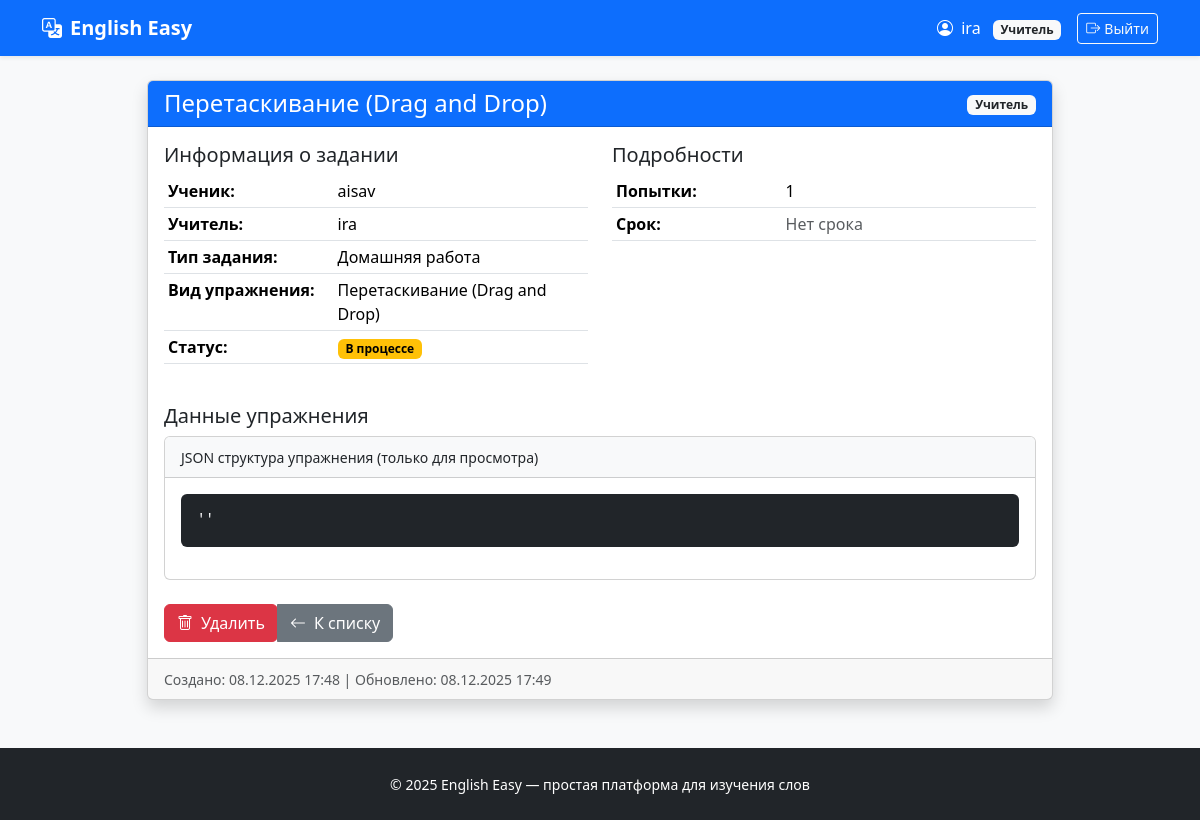
Screenshot of /exercises/detail/37/ (signed in) with the database file from the repository.
### users/models.py (models this page shows, shortened)
class User(AbstractUser):
    ROLE_CHOICES = (
        ('teacher', 'Учитель'),
        ('student', 'Ученик'),
    )
    role = models.CharField(max_length=10, choices=ROLE_CHOICES, default='student')
    def is_teacher(self):
        return self.role == 'teacher'
    def is_student(self):
        return self.role == 'student'

### exercises/models.py (models this page shows, shortened)
class Exercise(models.Model):
    ASSIGNMENT_TYPE_CHOICES = [
        ('homework', 'Домашняя работа'),
        ('classwork', 'Работа на уроке'),
        ('test', 'Контрольная работа'),
    ]
    STATUS_CHOICES = [
        ('not_started', 'Не начато'),
        ('in_progress', 'В процессе'),
        ('completed', 'Выполнено'),
        ('graded', 'Проверено'),
    ]
    description = models.TextField('Описание', blank=True)
    student = models.ForeignKey(
        settings.AUTH_USER_MODEL,
        on_delete=models.CASCADE,
        related_name='exercises',
        limit_choices_to={'role': 'student'},
        verbose_name='Ученик'
    )
    teacher = models.ForeignKey(
        settings.AUTH_USER_MODEL,
        on_delete=models.CASCADE,
        related_name='created_exercises',
        limit_choices_to={'role': 'teacher'},
        verbose_name='Учитель'
    )
    assignment_type = models.CharField(
        'Тип задания',
        max_length=20,
        choices=ASSIGNMENT_TYPE_CHOICES,
        default='homework'
    )
    status = models.CharField(
        'Статус',
        max_length=20,
        choices=STATUS_CHOICES,
        default='not_started'
    )
    attempts = models.IntegerField('Количество попыток', default=0)
    created_at = models.DateTimeField('Создано', auto_now_add=True)
    updated_at = models.DateTimeField('Обновлено', auto_now=True)
    due_date = models.DateTimeField('Срок выполнения', null=True, blank=True)
    completed_at = models.DateTimeField('Завершено', null=True, blank=True)
    teacher_comment = models.TextField('Комментарий учителя', blank=True)
    exercise_type = models.CharField('Тип упражнения', max_length=50, default='spelling_drag_drop')
    class Meta:
        verbose_name = 'Упражнение'
        verbose_name_plural = 'Упражнения'
        ordering = ['-created_at']
    def is_overdue(self):
        if self.due_date and timezone.now() > self.due_date:
            return True
        return False
    def get_exercise_type_display(self):
        if self.exercise_type == 'spelling_drag_drop':
            try:
                return self.spellingdragdropexercise.get_type_display()
            except SpellingDragDropExercise.DoesNotExist:
                return 'Spelling/Drag & Drop'
        elif self.exercise_type == 'letter_soup':
            return 'Буквенный суп'
        else:
            return self.exercise_type
    def get_assignment_type_display(self):
        return dict(self.ASSIGNMENT_TYPE_CHOICES).get(self.assignment_type, self.assignment_type)

class SpellingDragDropExercise(models.Model):
    EXERCISE_TYPE_CHOICES = [
        ('spelling', 'Правописание (Spelling)'),
        ('drag_and_drop', 'Перетаскивание (Drag and Drop)'),
    ]
    exercise = models.OneToOneField(
        Exercise,
        on_delete=models.CASCADE,
        related_name='spellingdragdropexercise',
        primary_key=True
    )
    type = models.CharField(
        'Тип упражнения',
        max_length=20,
        choices=EXERCISE_TYPE_CHOICES,
        default='spelling'
    )
    pairs = models.JSONField('Пары слов', default=list)
    shuffle_letters = models.BooleanField('Перемешивать буквы', default=True)
    show_hints = models.BooleanField('Показывать подсказки', default=True)
    class Meta:
        verbose_name = 'Spelling/Drag & Drop упражнение'
        verbose_name_plural = 'Spelling/Drag & Drop упражнения'

### exercises/views.py (the view)
# urls.py: path('detail/<int:exercise_id>/', views.exercise_detail, name='exercise_detail'),
@login_required
def exercise_detail(request, exercise_id):
    exercise = get_object_or_404(Exercise, id=exercise_id)
    if not (request.user == exercise.student or request.user == exercise.teacher):
        messages.error(request, 'У вас нет доступа к этому упражнению')
        return redirect('dashboard:home')
    return render(request, 'exercises/detail.html', {
        'exercise': exercise,
        'is_teacher': request.user.is_teacher(),
        'is_student': request.user.is_student(),
    })

### exercises/templates/exercises/detail.html (shortened to what this page needs)
{% extends 'base.html' %}
{% block content %}
    <div class="container">
        <div class="row justify-content-center">
            <div class="col-lg-10">
                <div class="card shadow">
                    <div class="card-header {% if exercise.is_overdue %}bg-danger text-white{% else %}bg-primary text-white{% endif %}">
                        <div class="d-flex justify-content-between align-items-center">
                            <h4 class="mb-0">{{ exercise.get_exercise_type_display }}</h4>
                            <div>
                                {% if is_teacher %}
                                    <span class="badge bg-light text-dark">Учитель</span>
                                {% else %}
                                    <span class="badge bg-success">Ученик</span>
                                {% endif %}
                            </div>
                        </div>
                    </div>
                    <div class="card-body">
                        <div class="row mb-4">
                            <div class="col-md-6">
                                <h5>Информация о задании</h5>
                                <table class="table table-sm">
                                    <tr>
                                        <th width="40%">Ученик:</th>
                                        <td>{{ exercise.student.get_full_name|default:exercise.student.username }}</td>
                                    </tr>
                                    <tr>
                                        <th>Учитель:</th>
                                        <td>{{ exercise.teacher.get_full_name|default:exercise.teacher.username }}</td>
                                    </tr>
                                    <tr>
                                        <th>Тип задания:</th>
                                        <td>{{ exercise.get_assignment_type_display }}</td>
                                    </tr>
                                    <tr>
                                        <th>Вид упражнения:</th>
                                        <td>{{ exercise.get_exercise_type_display }}</td>
                                    </tr>
                                    <tr>
                                        <th>Статус:</th>
                                        <td>
                                        <span class="badge bg-{{ exercise.status }}">
                                            {{ exercise.get_status_display }}
                                        </span>
                                        </td>
                                    </tr>
                                </table>
                            </div>
                            <div class="col-md-6">
                                <h5>Подробности</h5>
                                <table class="table table-sm">
                                    <tr>
                                        <th width="40%">Попытки:</th>
                                        <td>{{ exercise.attempts }}</td>
                                    </tr>
                                    <tr>
                                        <th>Срок:</th>
                                        <td>
                                            {% if exercise.due_date %}
                                                {{ exercise.due_date|date:"d.m.Y H:i" }}
                                                {% if exercise.is_overdue %}
                                                    <span class="badge bg-danger ms-2">Просрочено</span>
                                                {% endif %}
                                            {% else %}
                                                <span class="text-muted">Нет срока</span>
                                            {% endif %}
                                        </td>
                                    </tr>
                                </table>
                            </div>
                        </div>
                        <div class="mb-4">
                            <h5>Данные упражнения</h5>
                            <div class="card">
                                <div class="card-header bg-light">
                                    <small>JSON структура упражнения (только для просмотра)</small>
                                </div>
                                <div class="card-body">
                                    <pre class="bg-dark text-light p-3 rounded"
                                         style="max-height: 300px; overflow: auto;"><code>{{ exercise.exercise_data|pprint }}</code></pre>
                                </div>
                            </div>
                        </div>
                        <div class="mt-4">
                            {% if is_teacher %}
                                <div class="btn-group">
                                    <form method="post"
                                          action="{% url 'exercises:delete_exercise' exercise.id %}"
                                          onsubmit="return confirm('Вы уверены, что хотите удалить это упражнение?')">
                                        <button type="submit" class="btn btn-danger">
                                            <i class="bi bi-trash me-2"></i>Удалить
                                        </button>
                                    </form>
                                    <a href="{% url 'exercises:teacher_exercises_for_student' exercise.student.id %}"
                                       class="btn btn-secondary">
                                        <i class="bi bi-arrow-left me-2"></i>К списку
                                    </a>
                                </div>
                            {% else %}
                                <a href="{% url 'exercises:my_exercises' %}" class="btn btn-secondary">
                                    <i class="bi bi-arrow-left me-2"></i>К моим упражнениям
                                </a>
                            {% endif %}
                        </div>
                    </div>
                    <div class="card-footer text-muted">
                        <small>
                            Создано: {{ exercise.created_at|date:"d.m.Y H:i" }} |
                            Обновлено: {{ exercise.updated_at|date:"d.m.Y H:i" }}
                        </small>
                    </div>
                </div>
            </div>
        </div>
    </div>
{% endblock %}

### templates/base.html (shortened to what this page needs)
<!DOCTYPE html>
<html lang="ru">
<head>
    <link href="https://cdn.jsdelivr.net/npm/bootstrap@5.3.3/dist/css/bootstrap.min.css" rel="stylesheet">
    <link href="https://cdn.jsdelivr.net/npm/bootstrap-icons@1.11.0/font/bootstrap-icons.css" rel="stylesheet">
</head>
<body>
<nav class="navbar navbar-expand-lg navbar-dark bg-primary shadow-sm">
    <div class="container">
        <a class="navbar-brand fw-bold" href="{% url 'users:home' %}">
            <i class="bi bi-translate me-2"></i>English Easy
        </a>
        <div class="navbar-nav ms-auto align-items-center">
            {% if user.is_authenticated %}
                <span class="text-white me-3">
                    <i class="bi bi-person-circle me-1"></i>
                    {{ user.username }}
                    {% if user.is_teacher %}
                        <span class="badge bg-light text-dark ms-2">Учитель</span>
                    {% else %}
                        <span class="badge bg-success text-white ms-2">Ученик</span>
                    {% endif %}
                </span>
                <form method="post" action="{% url 'users:logout' %}" class="d-inline">
                    <button type="submit" class="btn btn-outline-light btn-sm">
                        <i class="bi bi-box-arrow-right me-1"></i>Выйти
                    </button>
                </form>
            {% else %}
                <a href="{% url 'users:home' %}#login" class="btn btn-outline-light btn-sm">
                    <i class="bi bi-box-arrow-in-right me-1"></i>Вход
                </a>
            {% endif %}
        </div>
    </div>
</nav>
<main class="container mt-4 mb-5">
    {% block content %}
    {% endblock %}
</main>
<footer class="bg-dark text-white py-4 mt-auto">
    <div class="container text-center">
        <small>© 2025 English Easy — простая платформа для изучения слов</small>
    </div>
</footer>
</body>
</html>

### templates/base.html (style rules this page uses)
body { background: #f8f9fa; }
.navbar-brand { font-weight: 800; }

### exercises/templates/exercises/detail.html (style rules this page uses)
.bg-in_progress { background-color: #ffc107; color: #000; }

### rows the page displays
User: username "ira"
Exercise: exercise_type "Перетаскивание (Drag and Drop)", student.get_full_name "aisav", teacher.get_full_name "ira", assignment_type "Домашняя работа", status "В процессе", attempts "1", created_at "08.12.2025 17:48", updated_at "08.12.2025 17:49"

### other values shown
{{ exercise.exercise_data|pprint }} "''"
